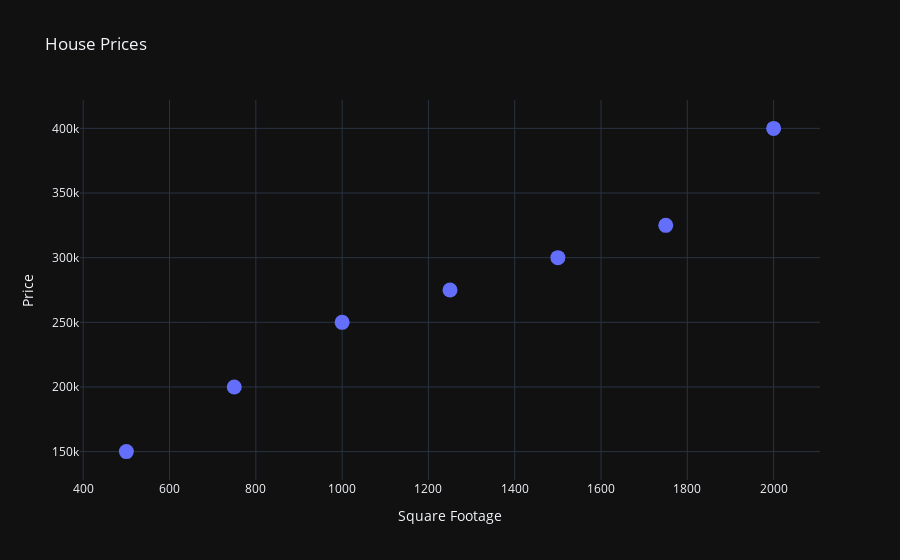

This figure's notebook cell:
### Code cell
fig = px.scatter(data, x = 'Square Footage', y = 'Price', title = 'House Prices', template = 'plotly_dark')
fig.update_traces(marker = dict(size = 15))
fig.show()

### Figure 1 — Plotly figure (JSON) as saved in the notebook; plotly's stock layout.template omitted (floating-point values rounded to 4 significant figures)
{"data": [{"hovertemplate": "Square Footage=%{x}<br>Price=%{y}<extra></extra>", "legendgroup": "", "marker": {"color": "#636efa", "size": 15, "symbol": "circle"}, "mode": "markers", "name": "", "orientation": "v", "showlegend": false, "type": "scatter", "x": [500, 750, 1000, 1250, 1500, 1750, 2000], "xaxis": "x", "y": [150000, 200000, 250000, 275000, 300000, 325000, 400000], "yaxis": "y"}], "layout": {"legend": {"tracegroupgap": 0}, "title": {"text": "House Prices"}, "xaxis": {"anchor": "y", "domain": [0, 1], "title": {"text": "Square Footage"}}, "yaxis": {"anchor": "x", "domain": [0, 1], "title": {"text": "Price"}}}}
